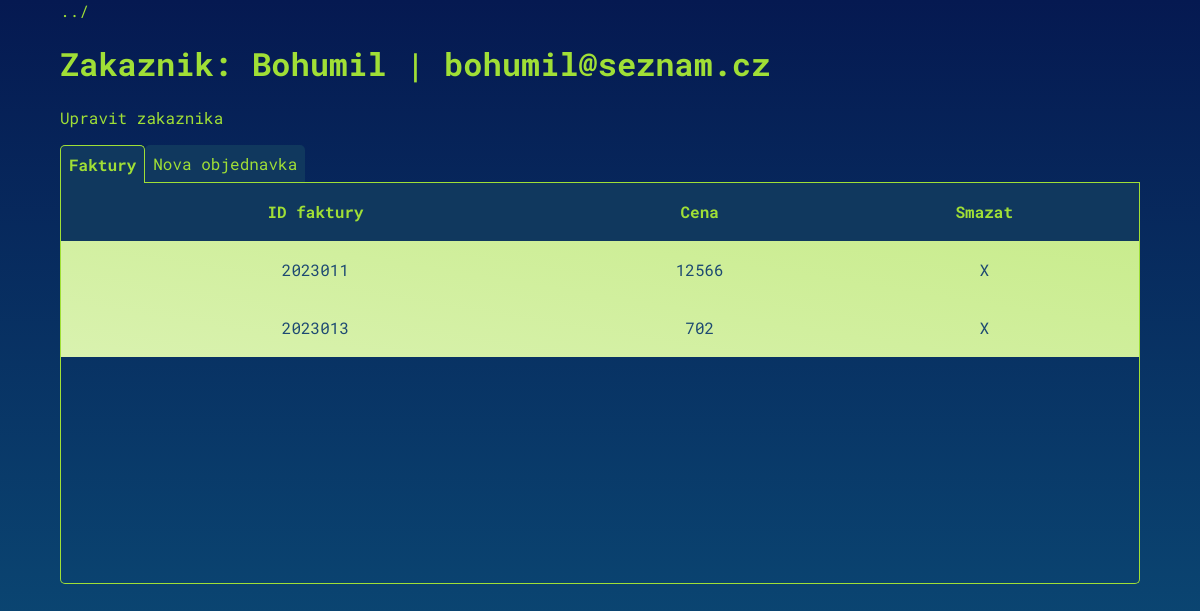
Screenshot of /zakaznik.php?id=3 with the database file from the repository.
### tables this page shows
CREATE TABLE `zakaznik` (
  `id_zak` int NOT NULL AUTO_INCREMENT,
  `jmeno` varchar(32) NOT NULL,
  `email` varchar(64) NOT NULL,
  PRIMARY KEY (`id_zak`)
);

CREATE TABLE `faktura` (
  `id_fak` int NOT NULL AUTO_INCREMENT,
  `zakaznik_id` int NOT NULL,
  `cena_fak` int NOT NULL,
  `datum` int NOT NULL,
  PRIMARY KEY (`id_fak`),
  KEY `zakaznik_id` (`zakaznik_id`),
  CONSTRAINT `faktura_ibfk_1` FOREIGN KEY (`zakaznik_id`) REFERENCES `zakaznik` (`id_zak`)
);

### inc/functions.php (called while the page is built, shortened)
<?php
    function zakaznik_faktura($pdo, $id) {
        $query = "SELECT
            jmeno, email, id_fak, cena_fak, datum, id_zak
            FROM zakaznik
            LEFT JOIN faktura ON id_zak = zakaznik_id
            WHERE id_zak = $id";
        $stmt = $pdo->prepare($query);
        $stmt->execute();
        $results = $stmt->fetchall(PDO::FETCH_ASSOC);
        if ($results) {
            return $results;
        }
        return false;
    }
    function permissions($role_id) {
        switch ($role_id) {
            case 0:
                return "all";
        }
    }

### zakaznik.php (the view, shortened to what this page needs)
<?php
require_once("inc/dbh.inc.php");
require_once("inc/functions.php");
if (isset($_GET["id"])) {
    $id = $_GET["id"];
    $zakaznik_faktura = zakaznik_faktura($conn, $id);
} else {
    header("Location: index.php");
}
$user_permissions = permissions($_SESSION["role"]);
?>
<body>
    <div class="container">
        <a href="index.php">../</a>
        <h1>Zakaznik: <?php echo $zakaznik_faktura[0]["jmeno"] . " | " . $zakaznik_faktura[0]["email"] ?></h1>
        <?php if ($user_permissions == "all") { ?>
        <a href=<?php echo "upravzakaznika.php?id=$id" ?>>Upravit zakaznika</a>
        <?php } ?>
        <nav>
            <span class="navigace <?php
                if (!isset($_GET["orderzboziby"])) {echo "active";};
             ?>" data-target="faktury">Faktury</span>
            <span class="navigace <?php
                if (isset($_GET["orderzboziby"])) {echo "active";};
             ?>" data-target="nova_o">Nova objednavka</span>
        </nav>
        <main>
            <div class="karta <?php
                if (!isset($_GET["orderzboziby"])) {echo "active";};
             ?>" id="faktury">
                <div class="table-container">
                    <?php
                        if (!empty($zakaznik_faktura[0]["id_fak"])) {
                            ?>
                        <table>
                            <thead>
                                <th>ID faktury</th>
                                <th>Cena</th>
                                <th>Smazat</th>
                            </thead>
                            <tbody>
                            <?php
                                foreach ($zakaznik_faktura as $objednavka) {
                                    ?>
                                    <tr>
                                        <td>
                                            <a href='faktura.php?id=<?php echo $objednavka["id_fak"] ?>'>
                                                <?php echo $objednavka["id_fak"] ?>
                                            </a>
                                        </td>
                                        <td> <?php echo $objednavka["cena_fak"] ?></td>
                                        <?php if ($user_permissions == "all") { ?>
                                        <td><a href='inc/smaz_fakturu.inc.php?id=<?php echo $objednavka["id_fak"] . "&id_z=" . $zakaznik_faktura[0]["id_zak"] ?> '>X</a></td>
                                        <?php } ?>
                                    </tr>
                                <?php } ?>
                            </tbody>
                        </table>
                        <?php
                            } else {
                                echo "Zakaznik nema zadne faktury";
                            }
                        ?>
                </div>
            </div>
        </main>
    </div>
</body>
</html>

### public/css/main.css (style rules this page uses)
html { height: 100vh; }
body { background-color: #1D4972 ; background-image: linear-gradient(#051951, #0c527b); color: #A0DF36; margin: 0; font-family: 'Roboto Mono', monospace; }
a { text-decoration: none; color: inherit; transition: all 0.2s; }
nav { margin-top: 2vh; margin-bottom: 0; display: flex; flex-direction: row; border-bottom: solid 1px; }
nav span { cursor: pointer; display: inline-block; padding: 0.5rem; background-color: #10385e; border-bottom: solid 1px; border-radius: 5px 5px 0 0; transform: translateY(1px); }
nav span.active { border-bottom: none; border: solid 1px; border-color: #A0DF36; border-bottom: none; color: #A0DF36; font-weight: bold; }
.karta { display: none; }
.table-container { border: solid 1px; border-top: none; border-radius: 0 0 5px 5px; height: 50vh; overflow: auto; }
.karta.active { display: block; }
.container { width: 90%; margin: auto; }
table { width: 100%; border-collapse: collapse; background-image: linear-gradient(to bottom left, #C6EB87, #D9F2AF); }
th, td { line-height: 3.5em; text-align: center; }
th { background-color: #10385e; color: #A0DF36; }
tr { transition: all 0.2s; color: #1D4972; }
tbody a { display: block; width: 100%; height: 100%; }

### rows the page displays
zakaznik: jmeno "Bohumil", email "bohumil@seznam.cz"
faktura: id_fak "2023011", cena_fak "12566"
faktura: id_fak "2023013", cena_fak "702"
